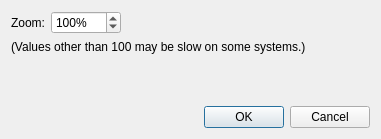
<?xml version="1.0" encoding="UTF-8"?>
<ui version="4.0">
 <class>ZoomDialog</class>
 <widget class="QDialog" name="ZoomDialog">
  <property name="geometry">
   <rect>
    <x>0</x>
    <y>0</y>
    <width>381</width>
    <height>139</height>
   </rect>
  </property>
  <property name="windowTitle">
   <string>Zoom Amount</string>
  </property>
  <layout class="QVBoxLayout" name="verticalLayout">
   <item>
    <layout class="QHBoxLayout" name="horizontalLayout">
     <item>
      <widget class="QLabel" name="zoomLabel">
       <property name="text">
        <string>Zoom:</string>
       </property>
      </widget>
     </item>
     <item>
      <widget class="QSpinBox" name="zoomBox">
       <property name="minimumSize">
        <size>
         <width>70</width>
         <height>0</height>
        </size>
       </property>
       <property name="suffix">
        <string>%</string>
       </property>
       <property name="minimum">
        <number>50</number>
       </property>
       <property name="maximum">
        <number>400</number>
       </property>
       <property name="singleStep">
        <number>50</number>
       </property>
       <property name="value">
        <number>100</number>
       </property>
      </widget>
     </item>
     <item>
      <spacer name="horizontalSpacer">
       <property name="orientation">
        <enum>Qt::Horizontal</enum>
       </property>
       <property name="sizeHint" stdset="0">
        <size>
         <width>40</width>
         <height>20</height>
        </size>
       </property>
      </spacer>
     </item>
    </layout>
   </item>
   <item>
    <widget class="QLabel" name="label">
     <property name="text">
      <string>(Values other than 100 may be slow on some systems.)</string>
     </property>
    </widget>
   </item>
   <item>
    <spacer name="verticalSpacer">
     <property name="orientation">
      <enum>Qt::Vertical</enum>
     </property>
     <property name="sizeHint" stdset="0">
      <size>
       <width>20</width>
       <height>18</height>
      </size>
     </property>
    </spacer>
   </item>
   <item>
    <layout class="QHBoxLayout" name="horizontalLayout_2">
     <item>
      <spacer name="horizontalSpacer_2">
       <property name="orientation">
        <enum>Qt::Horizontal</enum>
       </property>
       <property name="sizeHint" stdset="0">
        <size>
         <width>40</width>
         <height>20</height>
        </size>
       </property>
      </spacer>
     </item>
     <item>
      <widget class="QPushButton" name="okButton">
       <property name="text">
        <string>OK</string>
       </property>
      </widget>
     </item>
     <item>
      <widget class="QPushButton" name="cancelButton">
       <property name="text">
        <string>Cancel</string>
       </property>
      </widget>
     </item>
    </layout>
   </item>
  </layout>
 </widget>
 <resources/>
 <connections/>
</ui>
